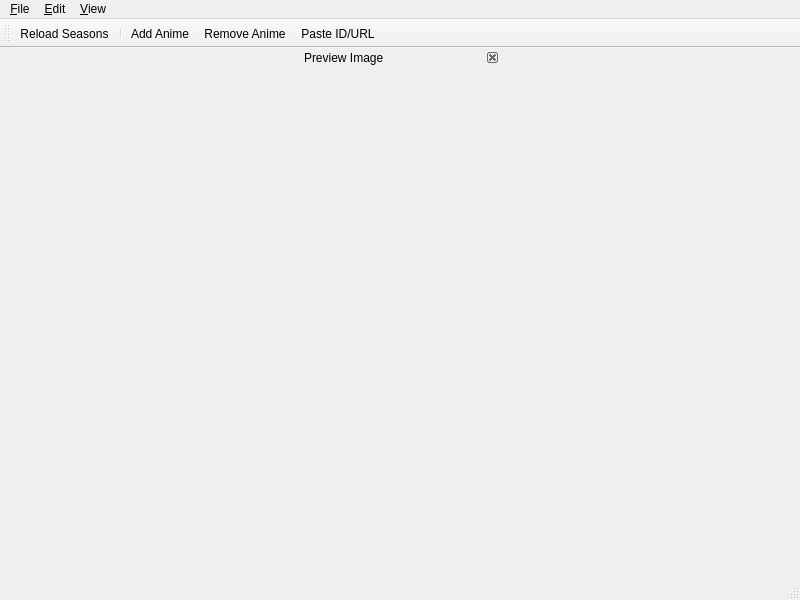
<?xml version="1.0" encoding="UTF-8"?>
<ui version="4.0">
 <class>MainWindow</class>
 <widget class="QMainWindow" name="MainWindow">
  <property name="geometry">
   <rect>
    <x>0</x>
    <y>0</y>
    <width>800</width>
    <height>600</height>
   </rect>
  </property>
  <property name="iconSize">
   <size>
    <width>32</width>
    <height>32</height>
   </size>
  </property>
  <property name="unifiedTitleAndToolBarOnMac">
   <bool>true</bool>
  </property>
  <widget class="QTreeView" name="seasonTreeView">
   <property name="contextMenuPolicy">
    <enum>Qt::ActionsContextMenu</enum>
   </property>
   <property name="editTriggers">
    <set>QAbstractItemView::NoEditTriggers</set>
   </property>
   <property name="tabKeyNavigation">
    <bool>true</bool>
   </property>
   <property name="alternatingRowColors">
    <bool>true</bool>
   </property>
   <property name="rootIsDecorated">
    <bool>false</bool>
   </property>
   <property name="itemsExpandable">
    <bool>false</bool>
   </property>
   <property name="sortingEnabled">
    <bool>true</bool>
   </property>
   <property name="animated">
    <bool>true</bool>
   </property>
   <property name="expandsOnDoubleClick">
    <bool>false</bool>
   </property>
  </widget>
  <widget class="QMenuBar" name="menubar">
   <property name="geometry">
    <rect>
     <x>0</x>
     <y>0</y>
     <width>800</width>
     <height>20</height>
    </rect>
   </property>
   <widget class="QMenu" name="menuFile">
    <property name="title">
     <string>&amp;File</string>
    </property>
    <addaction name="actionReload_Seasons"/>
    <addaction name="separator"/>
    <addaction name="actionQuit"/>
   </widget>
   <widget class="QMenu" name="menuEdit">
    <property name="title">
     <string>&amp;Edit</string>
    </property>
    <addaction name="actionAdd_Anime"/>
    <addaction name="actionRemove_Anime"/>
    <addaction name="separator"/>
    <addaction name="actionPaste_ID_URL"/>
    <addaction name="separator"/>
    <addaction name="actionCopy_selected_Info"/>
   </widget>
   <widget class="QMenu" name="menuView">
    <property name="title">
     <string>&amp;View</string>
    </property>
   </widget>
   <addaction name="menuFile"/>
   <addaction name="menuEdit"/>
   <addaction name="menuView"/>
  </widget>
  <widget class="QStatusBar" name="statusbar"/>
  <widget class="QToolBar" name="toolBar">
   <property name="windowTitle">
    <string>Toolbar</string>
   </property>
   <attribute name="toolBarArea">
    <enum>TopToolBarArea</enum>
   </attribute>
   <attribute name="toolBarBreak">
    <bool>false</bool>
   </attribute>
   <addaction name="actionReload_Seasons"/>
   <addaction name="separator"/>
   <addaction name="actionAdd_Anime"/>
   <addaction name="actionRemove_Anime"/>
   <addaction name="actionPaste_ID_URL"/>
  </widget>
  <widget class="QDockWidget" name="previewDock">
   <property name="features">
    <set>QDockWidget::DockWidgetClosable</set>
   </property>
   <property name="windowTitle">
    <string>Preview Image</string>
   </property>
   <attribute name="dockWidgetArea">
    <number>2</number>
   </attribute>
   <widget class="QLabel" name="dockWidgetContents">
    <property name="minimumSize">
     <size>
      <width>200</width>
      <height>277</height>
     </size>
    </property>
    <property name="maximumSize">
     <size>
      <width>200</width>
      <height>277</height>
     </size>
    </property>
    <property name="focusPolicy">
     <enum>Qt::StrongFocus</enum>
    </property>
    <property name="alignment">
     <set>Qt::AlignCenter</set>
    </property>
   </widget>
  </widget>
  <action name="actionAdd_Anime">
   <property name="icon">
    <iconset resource="seasonproxer_desktop.qrc">
     <normaloff>:/icons/add.ico</normaloff>:/icons/add.ico</iconset>
   </property>
   <property name="text">
    <string>&amp;Add Anime</string>
   </property>
   <property name="shortcut">
    <string>Ctrl+Ins</string>
   </property>
  </action>
  <action name="actionRemove_Anime">
   <property name="icon">
    <iconset resource="seasonproxer_desktop.qrc">
     <normaloff>:/icons/remove.ico</normaloff>:/icons/remove.ico</iconset>
   </property>
   <property name="text">
    <string>&amp;Remove Anime</string>
   </property>
   <property name="shortcut">
    <string>Del</string>
   </property>
  </action>
  <action name="actionPaste_ID_URL">
   <property name="icon">
    <iconset resource="seasonproxer_desktop.qrc">
     <normaloff>:/icons/paste.ico</normaloff>:/icons/paste.ico</iconset>
   </property>
   <property name="text">
    <string>&amp;Paste ID/URL</string>
   </property>
   <property name="shortcut">
    <string>Ctrl+V</string>
   </property>
  </action>
  <action name="actionCopy_selected_Info">
   <property name="icon">
    <iconset resource="seasonproxer_desktop.qrc">
     <normaloff>:/icons/copy.ico</normaloff>:/icons/copy.ico</iconset>
   </property>
   <property name="text">
    <string>&amp;Copy selected Info</string>
   </property>
   <property name="shortcut">
    <string>Ctrl+C</string>
   </property>
  </action>
  <action name="actionQuit">
   <property name="text">
    <string>&amp;Quit</string>
   </property>
   <property name="toolTip">
    <string>Quit</string>
   </property>
   <property name="shortcut">
    <string>Alt+F4</string>
   </property>
  </action>
  <action name="actionReload_Seasons">
   <property name="icon">
    <iconset resource="seasonproxer_desktop.qrc">
     <normaloff>:/icons/reload.ico</normaloff>:/icons/reload.ico</iconset>
   </property>
   <property name="text">
    <string>&amp;Reload Seasons</string>
   </property>
   <property name="shortcut">
    <string>Ctrl+R</string>
   </property>
  </action>
 </widget>
 <resources>
  <include location="seasonproxer_desktop.qrc"/>
 </resources>
 <connections/>
</ui>
